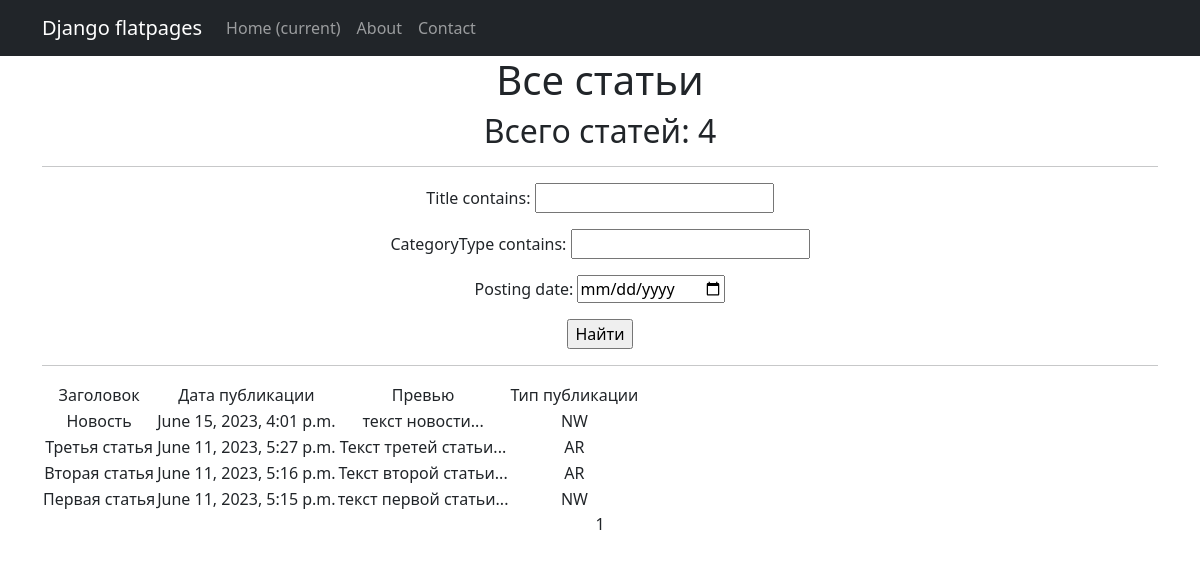
The page /news/ on the database as committed earlier.
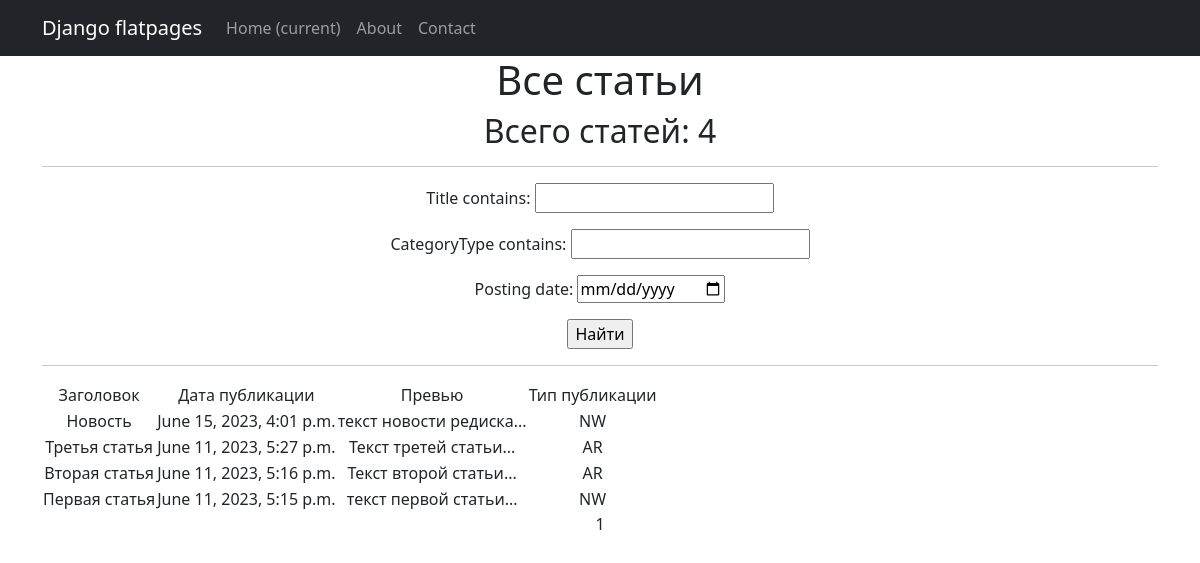
The same page on the database as committed later.
### news/models.py (models this page shows, shortened)
class Post(models.Model):
    author = models.ForeignKey(Author, on_delete=models.CASCADE)
    NEWS = "NW"
    ARTICLE = "AR"
    CATEGORY_CHOICES = (
        (NEWS, 'Новость'),
        (ARTICLE, 'Статья'),
    )
    categoryType = models.CharField(max_length=2, choices=CATEGORY_CHOICES, default=NEWS)
    dateCreation = models.DateTimeField(auto_now_add=True)
    postCategory = models.ManyToManyField(Category, through='PostCategory')
    title = models.CharField(max_length=128)
    text = models.TextField()
    rating = models.SmallIntegerField(default=0)
    def preview(self):
        return self.text[0:128] + '...'

### news/views.py (the view)
# urls.py: path('', PostList.as_view(), name ='post_list'),
class PostList(ListView):
    model = Post
    ordering = '-dateCreation'
    template_name = 'post.html'
    context_object_name = 'post'
    paginate_by = 10
    def get_queryset(self):
        queryset = super().get_queryset()
        self.filterset = PostFilter(self.request.GET, queryset)
        return self.filterset.qs
    def get_context_data(self, **kwargs):
        context = super().get_context_data(**kwargs)
        context['filterset'] = self.filterset
        return context

### templates/post.html (shortened to what this page needs)
{% extends 'flatpages/default.html' %}
{% load custom_tags %}
{% load custom_filters %}
{% block content %}
    <h1>Все статьи</h1>
    <h2>Всего статей: {{post|length}}    </h2>
<hr>
<form action="" method="get">
       {{ filterset.form.as_p }}
       <input type="submit" value="Найти" />
   </form>
<hr>
    {% if post %}
        <table>
          <tr>
               <td>Заголовок</td>
               <td>Дата публикации</td>
               <td>Превью</td>
               <td>Тип публикации</td>
           </tr>
         {% for posts in post %}
            <tr>
               <td>{{ posts.title }}</td>
               <td>{{ posts.dateCreation }}</td>
               <td>{{ posts.preview }}</td>
               <td>{{ posts.categoryType }}</td>
               <td>
                </td>
           </tr>
        {% endfor %}
         </table>
{% else %}
        <h2>Статей нет</h2>
{% endif %}
   {{ page_obj.number }}
{% endblock content %}

### templates/flatpages/default.html (shortened to what this page needs)
<!DOCTYPE html>
<html lang="en">
    <head>
        {% load static %}
        <link href="{% static 'css/styles.css' %}" rel="stylesheet" />
    </head>
    <body>
        <nav class="navbar navbar-expand-lg navbar-dark bg-dark static-top">
   <div class="container">
       <a class="navbar-brand" href="#">Django flatpages</a>
       <div class="collapse navbar-collapse" id="navbarResponsive">
           <ul class="navbar-nav ml-auto">
               <li class="nav-item active">
                   <a class="nav-link" href="#">Home
                       <span class="sr-only">(current)</span>
                   </a>
               </li>
               <li class="nav-item">
                   <a class="nav-link" href="/about/">About</a>
               </li>
               <li class="nav-item">
                   <a class="nav-link" href="/contacts/">Contact</a>
               </li>
           </ul>
       </div>
   </div>
</nav>
        <div class="container">
   <div class="row">
       <div class="col-lg-12 text-center">
           {% block content %}{% endblock content %}
       </div>
   </div>
</div>
    </body>
</html>

Rows that differ between the two databases and show on the page:
changed Post "Новость": preview "текст новости..." → "текст новости редиска..."
